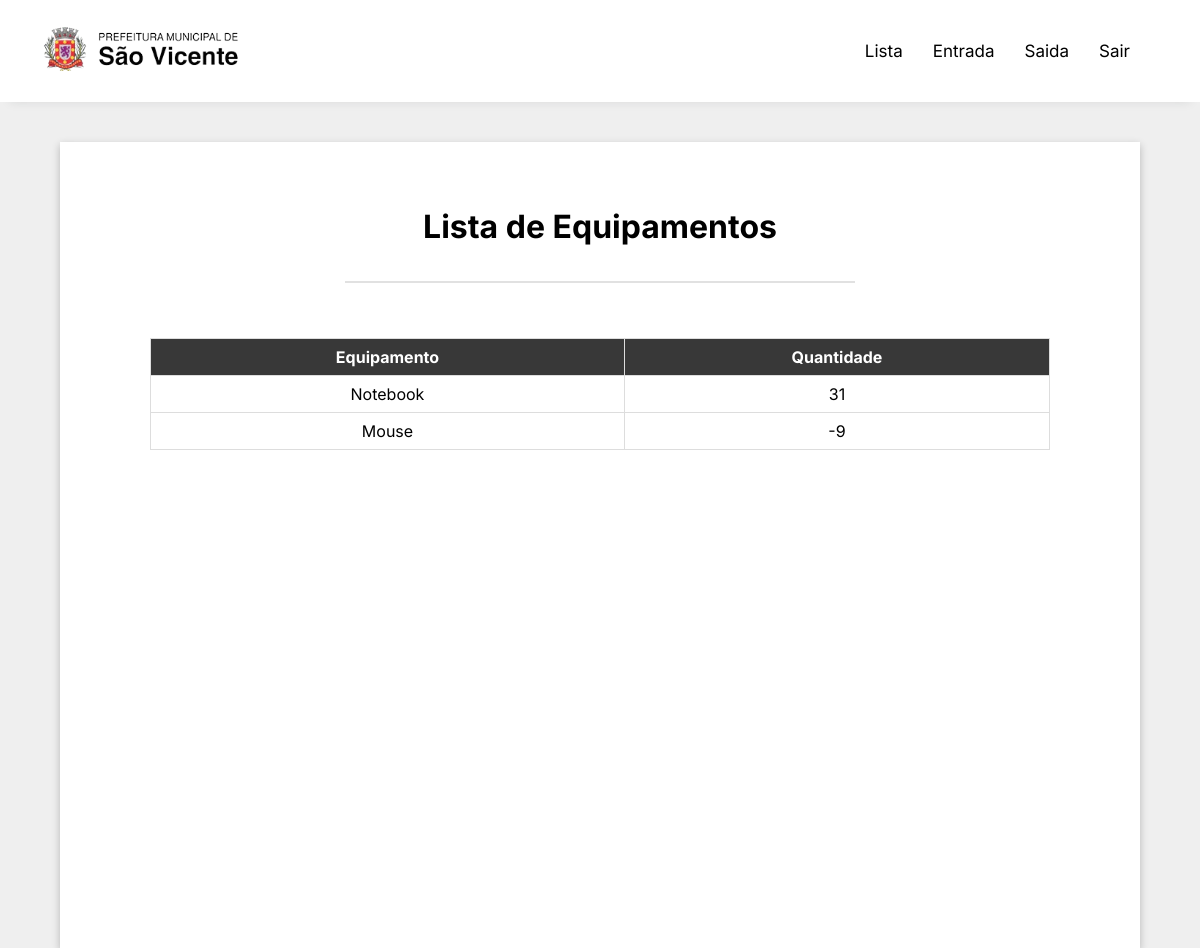
Screenshot of /views/lista.php (signed in) with the database file from the repository.
### tables this page shows
CREATE TABLE `estoque` (
  `idEstoque` int(11) NOT NULL,
  `quantidadeEstoque` int(11) NOT NULL,
  `idEquipamento` int(11) NOT NULL
);

CREATE TABLE `tipos_equipamentos` (
  `idTipoEquipamento` int(11) NOT NULL,
  `nomeEquipamento` varchar(255) NOT NULL
);

### models/Equipamento.php (called while the page is built, shortened)
<?php
class Equipamento extends DbConnect {
    public static function listarEquipamentos() {
        $pdo = DbConnect::realizarConexao();
        $stmt = $pdo->prepare("SELECT e.quantidadeEstoque, t.nomeEquipamento FROM estoque e
        JOIN tipos_equipamentos t ON e.idEquipamento =  t.idTipoEquipamento");
        $stmt->execute();
        $dados = $stmt->fetchAll(PDO::FETCH_ASSOC);
        return $dados;
    }
}
?>

### views/lista.php (the view, shortened to what this page needs)
<?php
require_once ('../models/Equipamento.php');
$lista = Equipamento::listarEquipamentos();
?>
<!DOCTYPE html>
<html lang="pt-br">
<head>
    <link rel="stylesheet" href="../public/css/lista.css">
    <link rel="stylesheet" href="https://cdnjs.cloudflare.com/ajax/libs/font-awesome/6.2.1/css/all.min.css">
</head>
<body onresize="mudouTamanho()">
<?php include 'header.php'; ?>
    <main>
        <h1>
            Lista de Equipamentos
        </h1>
        <hr>
        <div class="tabela">
            <table>
                <thead>
                    <tr>
                        <th>Equipamento</th>
                        <th>Quantidade</th>
                    </tr>
                </thead>
                <tbody>
                    <?php foreach($lista as $equipamentos): ?>
                        <tr>
                            <td><?=$equipamentos['nomeEquipamento'];?></td>
                            <td><?=$equipamentos['quantidadeEstoque'];?></t>
                        </tr>
                    <?php endforeach; ?>
                </tbody>
            </table>
        </div>
    </main>
</body>
</html>

### public/css/lista.css (style rules this page uses)
* { margin: 0; padding: 0; box-sizing: border-box; font-family: 'Inter'; }
body { background-color: rgba(0, 0, 0, 0.061); }
main { max-width: 90%; display: block; margin: auto; margin-top: 40px; padding: 30px; box-shadow: rgba(0, 0, 0, 0.24) 0px 3px 8px; background-color: rgb(255, 255, 255); }
main h1 { text-align: center; margin: 35px 0px; }
main hr { display: block; margin: auto; width: 50%; background-color: hsla(0, 0%, 0%, 0.116); border: none; height: 2px; }
.tabela { margin-top: 35px; width: 100%; display: flex; justify-content: center; overflow: auto; height: 600px; position: relative; }
table { width: 900px; border-collapse: collapse; margin: 20px 0; height: 50px; }
th, td { border: 1px solid #ddd; padding: 8px; text-align: center; }
thead>tr>th { position: sticky; text-align: center; top: -1px; color: white; background-color: #383838; }

### rows the page displays
estoque: idEquipamento.nomeEquipamento "Notebook", quantidadeEstoque "31"
estoque: idEquipamento.nomeEquipamento "Mouse", quantidadeEstoque "-9"
